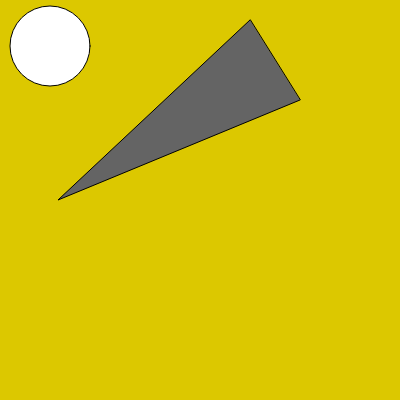
Frame 1 (no input)
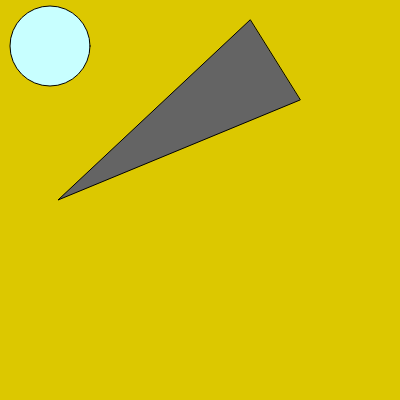
Frame 60 (no input)
Frame 120 (the mouse pressed at the canvas centre since frame 60): identical to frame 60, image omitted

The p5.js sketch that drew these frames (run headless with seeded random() and noise() and a simulated clock; from frame 60 on, the mouse is pressed at the canvas centre):

// p5.js sketch
// ── sketch.js
function setup() {
  createCanvas(400, 400);
}

function draw() {
  background(220,200,00);
  ellipse(50,46,80,80);
  fill(100)
  triangle(250,20,58,200,300,100);
  fill(200,400,500); 
}
